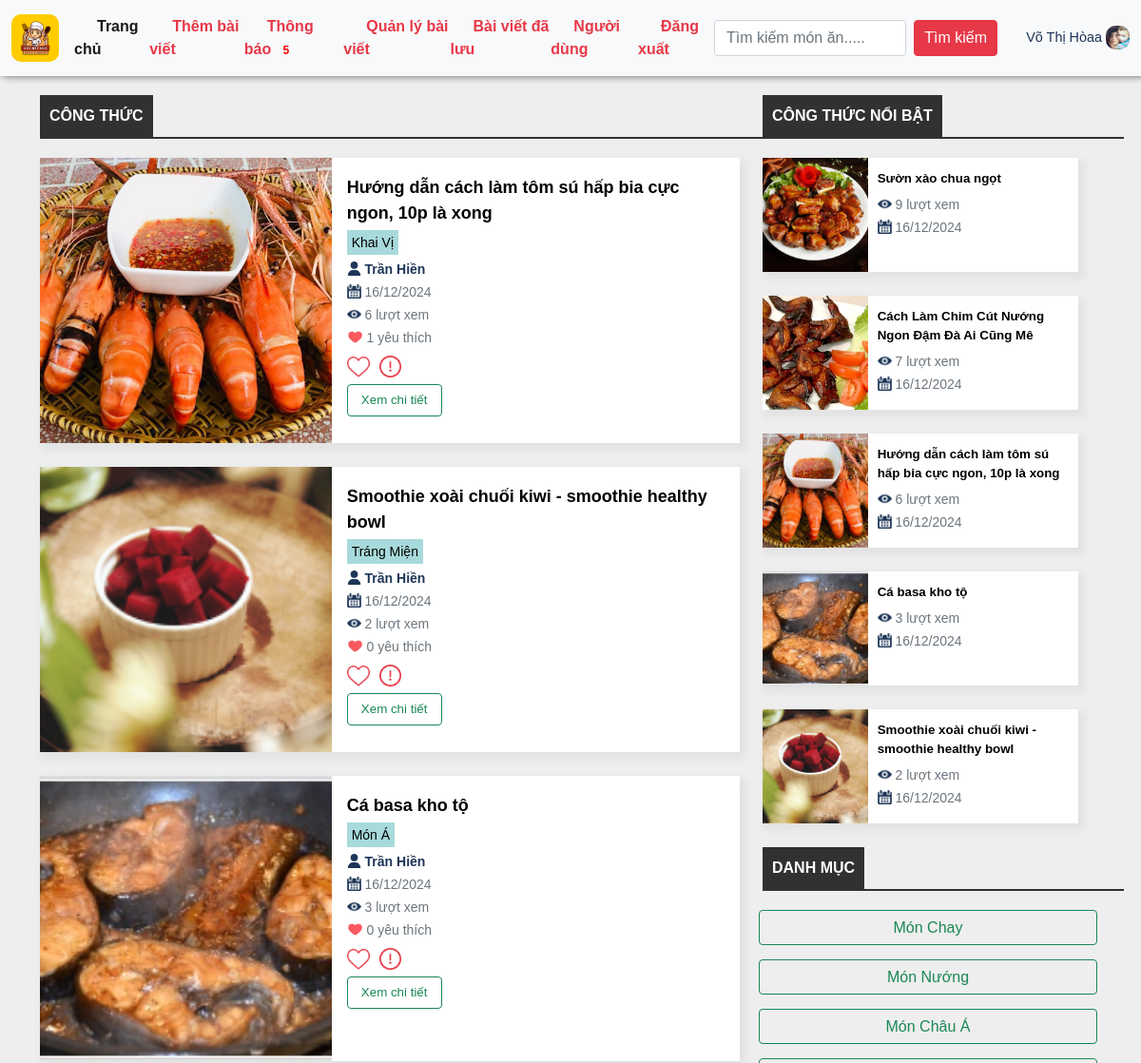
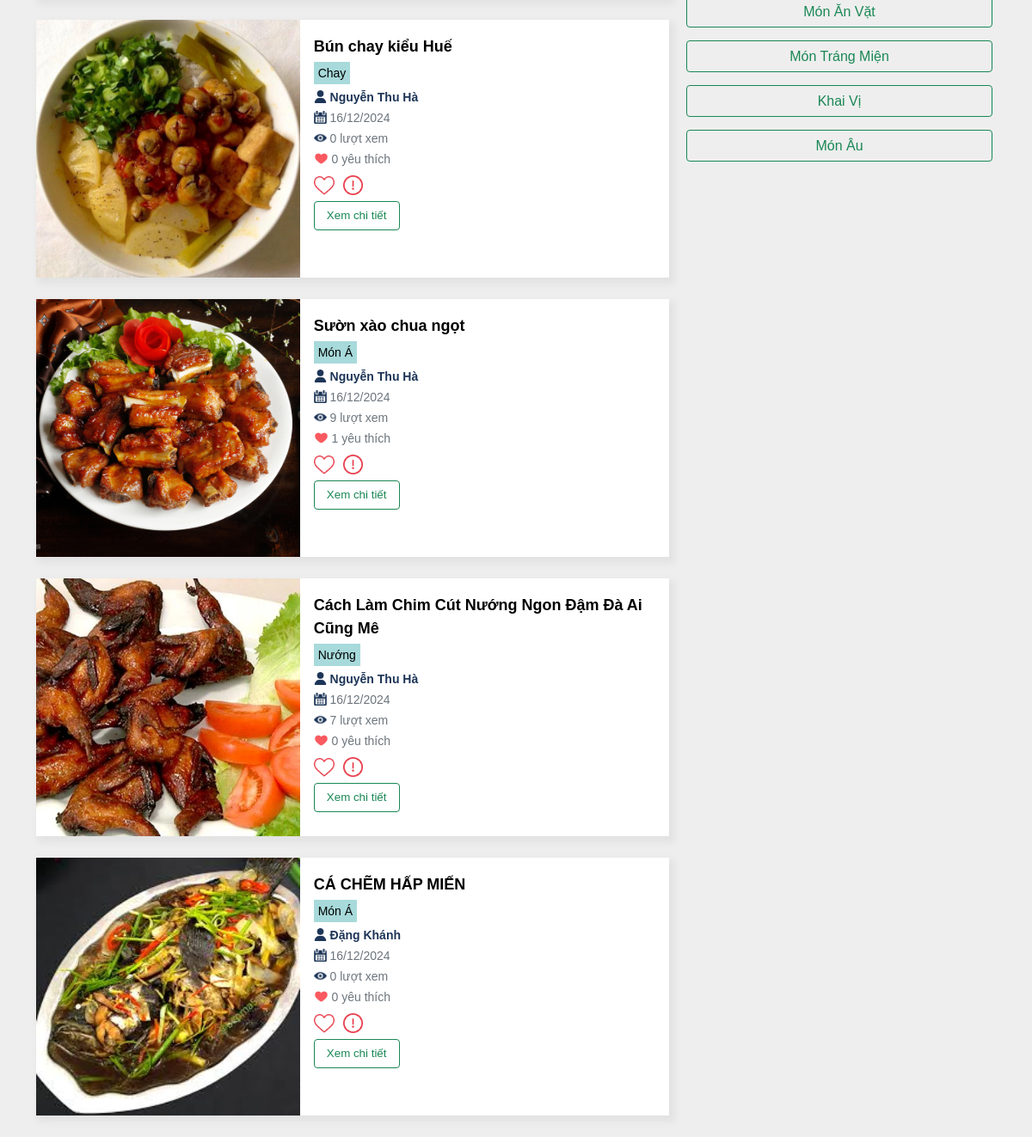
/home/ (signed in), run on the app's committed database (2 pictures, top to bottom).
### appfood/models.py (models this page shows, shortened)
class UserProfile(models.Model):
    GENDER_CHOICES = [
        ('T', 'Trai'),
        ('G', 'Gái'),
        ('B', 'Chưa Xác Định'),
    ]
    user = models.OneToOneField(User, on_delete=models.CASCADE)
    birth_date = models.DateField(null=True, blank=True)
    gender = models.CharField(max_length=1, choices=GENDER_CHOICES, null=True, blank=True)
    profile_image = models.ImageField(upload_to='images/', null=True, blank=True)

class Recipe(models.Model):
    title = models.CharField(max_length=100,null=True)
    author = models.ForeignKey('auth.User', on_delete=models.CASCADE)
    introduce = models.CharField(max_length=100,null=True)
    description = models.CharField(max_length=200,null=True)
    created_at = models.DateTimeField(auto_now_add=True)
    views = models.IntegerField(default=0)
    liked_tym = models.ManyToManyField(User, related_name='liked_recipes', blank=True)
    classify = models.ManyToManyField(Classify, related_name='recipes', blank=True)
    reported = models.BooleanField(default=False)
    def total_likes(self):
        return self.liked_tym.count()

class RecipeImage(models.Model):
    recipe = models.ForeignKey(Recipe, related_name='images', on_delete=models.CASCADE)
    image = models.ImageField(upload_to='images/')
    uploaded_at = models.DateTimeField(auto_now_add=True)

class Classify(models.Model):
    name = models.CharField(max_length=100)

### appfood/views.py (the view)
# urls.py: path('home/', views.home, name='home'),
@login_required
def home(request):
    recipes = Recipe.objects.all().select_related('author', 'author__userprofile').prefetch_related('images',
                                                                                                    'classify')
    top_recipes = Recipe.objects.all().order_by('-views')[:5]
    user_profile, created = UserProfile.objects.get_or_create(user=request.user)
    recipeimage = RecipeImage.objects.all()
    unread_notifications_count = Notification.objects.filter(recipient=request.user, read=False).count()
    return render(request, 'appfood/home.html', {
        'recipes': recipes,
        'top_recipes': top_recipes,
        'recipeimage': recipeimage,
        'user_profile': user_profile,
        'unread_notifications_count': unread_notifications_count,
    })

### appfood/templates/appfood/home.html (shortened to what this page needs)
{% extends "appfood/base.html" %}
{%load static%}
{%block home%}
<link rel="stylesheet" href="{% static 'css/trangchu.css' %}">
<link rel="stylesheet" href="{% static 'css/main.css' %}">
<link href="https://maxcdn.bootstrapcdn.com/font-awesome/4.3.0/css/font-awesome.min.css" rel="stylesheet">
<main>
    <header class="header">
        <nav class="navbar navbar-expand-lg navbar-light bg-light">
            <div class="container-fluid">
                <a class="navbar-brand" href="{% url 'home' %}"><img src="{% static 'img/logo.png' %}" alt=""></a>
                <div class="collapse navbar-collapse" id="navbarTogglerDemo02">
                    <ul class="navbar-nav me-auto mb-2 mb-lg-0">
                        <li class="nav-item">
                            <a href="{% url 'home' %}" class="nav-link active" aria-current="page">
                                <svg class="bi me-2" width="16" height="16"><use xlink:href="#speedometer2"></use></svg>Trang chủ
                            </a>
                        </li>
                        <li class="nav-item">
                            <a href="{% url 'postfood' %}" class="nav-link">
                                <svg class="bi me-2" width="16" height="16"><use xlink:href="#speedometer2"></use></svg>Thêm bài viết
                            </a>
                        </li>
                        <li class="nav-item">
                            <a href="{% url 'notifications' %}" class="nav-link">
                                <svg class="bi me-2" width="16" height="16"><use xlink:href="#speedometer2"></use></svg>Thông báo
                                {% if unread_notifications_count > 0 %}
                                    <span class="badge badge-danger">{{ unread_notifications_count }}</span>
                                {% endif %}
                            </a>
                        </li>
                        <li class="nav-item">
                            <a href="{% url 'myfood' %}" class="nav-link">
                                <svg class="bi me-2" width="16" height="16"><use xlink:href="#speedometer2"></use></svg>Quản lý bài viết
                            </a>
                        </li>
                        <li class="nav-item">
                            <a href="{% url 'savefood' %}" class="nav-link">
                                <svg class="bi me-2" width="16" height="16"><use xlink:href="#speedometer2"></use></svg>Bài viết đã lưu
                            </a>
                        </li>
                        <li class="nav-item">
                            <a href="{% url 'list_user' %}" class="nav-link">
                                <svg class="bi me-2" width="16" height="16"><use xlink:href="#speedometer2"></use></svg>Người dùng
                            </a>
                        </li>
                        <li class="nav-item">
                            <a href="{% url 'logout' %}" class="nav-link">
                                <svg class="bi me-2" width="16" height="16"><use xlink:href="#speedometer2"></use></svg>Đăng xuất
                            </a>
                        </li>
                    </ul>
                </div>
                <form class="d-flex"  method=POST action="{% url 'search_title' %}">
                    <input class="form-control me-2" type="search" placeholder="Tìm kiếm món ăn....." name='searched' aria-label="Search">
                    <button class="btn btn-outline-success" type="submit">Tìm kiếm</button>
                </form>
                <a style="margin-left:20px" class="navbar-brand user_name" href="{%url 'page_user'%}"> {{user.last_name}} {{user.first_name}}
                {% if user_profile.profile_image %}
                    <img src="{{ user_profile.profile_image.url }}" alt="Profile Image">
                {% else %}
                    <img src="{% static 'img/user.png' %}" alt="Default Profile Image">
                {% endif %}</a>
            </div>
        </nav>
    </header>
    <div class="container">
        <div class="row">
            <div class="col-8">
                <div class="row d-flex flex-wrap">
                    <div class="title">CÔNG THỨC</div>
                    <div class="line"></div>
                    {% for recipe in recipes %}
                        <div class="col-12">
                            <div class="card" style="height: 300px;margin-bottom: 25px;">
                                <div class="row g-0">
                                    {% if recipe.images.first %}
                                    <div class="product col-md-5" style="height: 300px;">
                                        <img style="width:100%;height:100%; object-fit: cover;" src="{{ recipe.images.first.image.url }}" alt="">
                                    </div>
                                    {% endif %}
                                    <div class="product-desc col-md">
                                        <div class="card-body">
                                            <a href="{% url 'detail' recipe.id %}" class="product-name">{{ recipe.title }}</a>
                                            <div style="    margin-bottom: -20px;">
                                                {% for category in recipe.classify.all %}
                                                     <small class="text-muted" style="background: var(--green);color: black !important;padding: 5px;">{{ category.name }}</small>
                                                {% endfor %}
                                            </div>
                                            <br>
                                            <small class="text-muted">
                                                <img style="width:15px;height:15px; margin-bottom:4px; " src="{% static 'img/user.png' %}" alt="">
                                                <b style="color:var(--blue);">
                                                    {% if recipe.author.userprofile %}
                                                     {{ recipe.author.userprofile.user.last_name }} {{ recipe.author.userprofile.user.first_name }}
                                                {% else %}
                                                    {{ recipe.author.username }}
                                                {% endif %}
                                                </b>
                                            </small>
                                            <br>
                                            <small class="text-muted"><img style="width:15px;height:15px; margin-bottom:4px;" src="{% static 'img/calendar.png' %}" alt=""> {{recipe.images.first.uploaded_at|date:"d/m/Y"}}</small>
                                            <br>
                                            <small class="text-muted"><img style="width:15px;height:15px; margin-bottom:4px;" src="{% static 'img/eye.png' %}" alt=""> {{ recipe.views }} lượt xem</small>
                                            <br>
                                            <small class="text-muted"><img style="width:17px;height:17px; margin-bottom:4px;" src="{% static 'img/heart.png' %}" alt=""> {{ recipe.total_likes }} yêu thích</small>
                                            <div class="m-t text-right block-button" style="padding-top: 30px;padding-left: 1%;">
                                                <form method="post" action="{% url 'like_recipe' recipe.id %}">
                                                    <button type="submit" class="btn {% if user in recipe.liked_tym.all %}btn-danger{% else %}btn-primary{% endif %}" style="padding-top: 7px;border: none;background:none;">
                                                        {% if user in recipe.liked_tym.all %}<img style="width:24px;" src="{% static 'img/heartttt.png' %}" alt="">{% else %}<img style="width:24px;" src="{% static 'img/like.png' %}" alt="">{% endif %}
                                                    </button>
                                                </form>
                                                <form method="post" action="{% url 'report_food' recipe.id %}">
                                                    <button type="submit" class="btn btn-outline-danger" style="padding-top: 7px;border: none">
                                                        <img style="width:23px; margin-bottom: 2px;" src="{% static 'img/report.png' %}" alt="">
                                                    </button>
                                                </form>
                                            </div>
                                            <div class="d-flex flex-column"><a href="{% url 'detail' recipe.id %}" class="btn btn-outline-success" style="font-size: 10pt;width:100px;margin-top:5px;">Xem chi tiết</a></div>
                                        </div>
                                    </div>
                                </div>
                            </div>
                        </div>
                    {% endfor %}
                </div>
            </div>
            <div class="col-4">
                <div class="row d-flex flex-wrap">
                    <div class="title">CÔNG THỨC NỔI BẬT</div>
                    <div class="line" style="width: 392px;"></div>
                    <div class="row d-flex flex-wrap">
                        {% for recipe in top_recipes %}
                            <div class="col-12">
                                <div class="card" style="height: 120px;margin-bottom: 25px; ">
                                    <div class="row g-0">
                                        {% if recipe.images.first %}
                                        <div class=" col-4" style="">
                                            <img style="width:100%;height:120px; object-fit:cover" src="{{ recipe.images.first.image.url }}" alt="">
                                        </div>
                                        {% endif %}
                                        <div class=" col">
                                            <div class="card-body " style="padding: 10px;">
                                                <a href="{% url 'detail' recipe.id %}" class="product-name" style="font-size:10pt; -webkit-line-clamp: 2;">{{ recipe.title }}</a>
                                                <small class="text-muted"><img style="width:15px;height:15px; margin-bottom:4px;" src="{% static 'img/eye.png' %}" alt=""> {{ recipe.views }} lượt xem</small>
                                                <div>
                                                    <small class="text-muted"><img style="width:15px;height:15px; margin-bottom:4px;" src="{% static 'img/calendar.png' %}" alt=""> {{recipe.images.first.uploaded_at|date:"d/m/Y"}}</small>
                                                </div>
                                            </div>
                                        </div>
                                    </div>
                                </div>
                            </div>
                        {% endfor %}
    </div>
                    <div class="title">DANH MỤC</div>
                    <div class="line" style="width: 392px;"></div>
                    <div class="tags row">
                        <button type="button" class="btn btn-outline-success"onclick="window.location.href='{% url 'vegetarian' %}'" >Món Chay</button>
                        <button type="button" class="btn btn-outline-success"onclick="window.location.href='{% url 'grill' %}'" >Món Nướng</button>
                        <button type="button" class="btn btn-outline-success"onclick="window.location.href='{% url 'asian' %}'">Món Châu Á</button>
                        <button type="button" class="btn btn-outline-success"onclick="window.location.href='{% url 'snacks' %}'">Món Ăn Vặt</button>
                        <button type="button" class="btn btn-outline-success"onclick="window.location.href='{% url 'dessert' %}'">Món Tráng Miện</button>
                        <button type="button" class="btn btn-outline-success"onclick="window.location.href='{% url 'appetizer' %}'">Khai Vị</button>
                        <button type="button" class="btn btn-outline-success"onclick="window.location.href='{% url 'european' %}'">Món Âu</button>
                    </div>
                </div>
            </div>
        </div>
    </div>
</main>
{% endblock home%}

### data on the page
UserProfile: profile_image (picture)
Recipe: images.first.image (picture), title "Hướng dẫn cách làm tôm sú hấp bia cực ngon, 10p là xong", author.userprofile.user.last_name "Trần", author.userprofile.user.first_name "Hiền", images.first.uploaded_at "16/12/2024", views "6", total_likes "1"
Classify: name "Khai Vị"
Recipe: images.first.image (picture), title "Smoothie xoài chuối kiwi - smoothie healthy bowl", author.userprofile.user.last_name "Trần", author.userprofile.user.first_name "Hiền", images.first.uploaded_at "16/12/2024", views "2", total_likes "0"
Classify: name "Tráng Miện"
Recipe: images.first.image (picture), title "Cá basa kho tộ", author.userprofile.user.last_name "Trần", author.userprofile.user.first_name "Hiền", images.first.uploaded_at "16/12/2024", views "3", total_likes "0"
Classify: name "Món Á"
Recipe: images.first.image (picture), title "Bún chay kiểu Huế", author.userprofile.user.last_name "Nguyễn", author.userprofile.user.first_name "Thu Hà", images.first.uploaded_at "16/12/2024", views "0", total_likes "0"
Classify: name "Chay"
Recipe: images.first.image (picture), title "Sườn xào chua ngọt", author.userprofile.user.last_name "Nguyễn", author.userprofile.user.first_name "Thu Hà", images.first.uploaded_at "16/12/2024", views "9", total_likes "1"
Recipe: images.first.image (picture), title "Cách Làm Chim Cút Nướng Ngon Đậm Đà Ai Cũng Mê", author.userprofile.user.last_name "Nguyễn", author.userprofile.user.first_name "Thu Hà", images.first.uploaded_at "16/12/2024", views "7", total_likes "0"
Classify: name "Nướng"
Recipe: images.first.image (picture), title "CÁ CHẼM HẤP MIẾN", author.userprofile.user.last_name "Đặng", author.userprofile.user.first_name "Khánh", images.first.uploaded_at "16/12/2024", views "0", total_likes "0"

### other printed values
{{ unread_notifications_count }} "5"
{{ user.last_name }} "Võ Thị"
{{ user.first_name }} "Hòaa"
